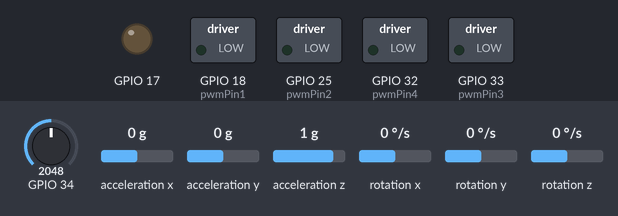
Bench run of a sketch on a simulated ESP32. Shown: switched loads named in the sketch (green lamp = pin HIGH), output pins drawn as LEDs (lit = HIGH). Wiring (inferred from the names in the program): MPU-6050 motion sensor at I2C address 0x68. Dashed ring = blinking. Inputs (shaded band) come from the test bench; at power-on: GPIO 34 = 2048, acceleration x 0 g, acceleration y 0 g, acceleration z 1 g, rotation x 0 °/s, rotation y 0 °/s, rotation z 0 °/s.

Above: at 17.3 s.
17.4 s: GPIO 34 set to 1940
At 17.74 s:
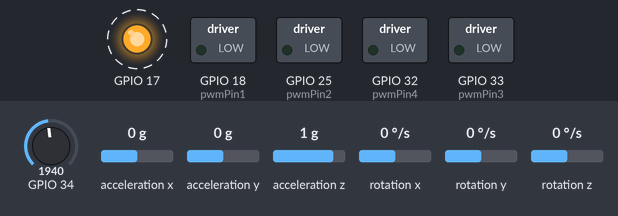
Timing chart, 0 to 26.4 s (numbered marks = the images above; inputs shaded):
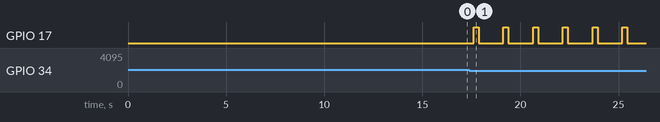

The sketch:

mini_drone_ver_2.ino
```cpp
///////////////////////////////////////////////////////////////////////////////////////
#include <Wire.h>
#include <WiFi.h>
#include <WiFiUdp.h>
// #include <soc/soc.h>
// #include <soc/rtc_cntl_reg.h>

String SSID = "Drony";
String Password = "11223344";

IPAddress App_IP(192, 168, 4, 2);

WiFiUDP UDP;
unsigned int UDP_Port = 12345;
int CH_1, CH_2, CH_3, CH_4;
float Pr, I, D, A, RT, PT;

#define frequency 8000
#define resolution 8
#define pwmPin1 18
#define pwmPin2 25
#define pwmPin3 33
#define pwmPin4 32
#define m1_channel 0
#define m2_channel 1
#define m3_channel 2
#define m4_channel 3

///////////////////////////////////////////////////////////////////////////////////////////////////////////////////////////////////////
//PID gain and limit settings
///////////////////////////////////////////////////////////////////////////////////////////////////////////////////////////////////////
float pid_p_gain_roll = 1.3;               //Gain setting for the pitch and roll P-controller (default = 1.3).
float pid_i_gain_roll = 0.04;              //Gain setting for the pitch and roll I-controller (default = 0.04).
float pid_d_gain_roll = 18.0;              //Gain setting for the pitch and roll D-controller (default = 18.0).
int pid_max_roll = 50;                    //Maximum output of the PID-controller (+/-).

float pid_p_gain_pitch = pid_p_gain_roll;  //Gain setting for the pitch P-controller.
float pid_i_gain_pitch = pid_i_gain_roll;  //Gain setting for the pitch I-controller.
float pid_d_gain_pitch = pid_d_gain_roll;  //Gain setting for the pitch D-controller.
int pid_max_pitch = pid_max_roll;          //Maximum output of the PID-controller (+/-).

float pid_p_gain_yaw = 4.0;                //Gain setting for the yaw P-controller (default = 4.0).
float pid_i_gain_yaw = 0.02;               //Gain setting for the yaw I-controller (default = 0.02).
float pid_d_gain_yaw = 0.0;                //Gain setting for the yaw D-controller (default = 0.0).
int pid_max_yaw = 50;                     //Maximum output of the PID-controller (+/-).

uint8_t gyro_address = 0x68;               //The I2C address of the MPU-6050 is 0x68 in hexadecimal form.

///////////////////////////////////////////////////////////////////////////////////////////////////////////////////////////////////////
//Declaring global variables
///////////////////////////////////////////////////////////////////////////////////////////////////////////////////////////////////////
int16_t MotorInput1, MotorInput2, MotorInput3, MotorInput4;
int16_t throttle, cal_int;
int16_t acc_x, acc_y, acc_z;
int16_t gyro_pitch, gyro_roll, gyro_yaw;

int32_t acc_total_vector;
int32_t gyro_roll_cal, gyro_pitch_cal, gyro_yaw_cal;

uint32_t loop_timer;

float roll_level_adjust, pitch_level_adjust;
float pid_error_temp;
float pid_i_mem_roll, pid_roll_setpoint, gyro_roll_input, pid_output_roll, pid_last_roll_d_error;
float pid_i_mem_pitch, pid_pitch_setpoint, gyro_pitch_input, pid_output_pitch, pid_last_pitch_d_error;
float pid_i_mem_yaw, pid_yaw_setpoint, gyro_yaw_input, pid_output_yaw, pid_last_yaw_d_error;
float angle_roll_acc, angle_pitch_acc, angle_pitch, angle_roll, angle_yaw;

uint8_t error;
float battery_voltage;
unsigned long error_timer = 0;   // to store millis timing
int error_counter = 0;           // counts number of flashes
int error_led = 0;               // LED state flag

///////////////////////////////////////////////////////////////////////////////////////////////////////////////////////////////////////
//Setup routine
///////////////////////////////////////////////////////////////////////////////////////////////////////////////////////////////////////
void setup() {
  // Serial.begin(115200);                                                     // disable this while flying
  // WRITE_PERI_REG(RTC_CNTL_BROWN_OUT_REG,0);
  ledcAttachChannel(pwmPin1, frequency, resolution, 0);
  ledcAttachChannel(pwmPin2, frequency, resolution, 1);
  ledcAttachChannel(pwmPin3, frequency, resolution, 2);
  ledcAttachChannel(pwmPin4, frequency, resolution, 3);

  WiFi.softAP(SSID, Password, 11);
  UDP.begin(UDP_Port);

  pinMode(17,OUTPUT);
  //Check if the MPU-6050 is responding.
  Wire.begin();                                                //Start the I2C as master

  Wire.beginTransmission(gyro_address);                        //Start communication with the MPU-6050.
  error = Wire.endTransmission();                              //End the transmission and register the exit status.
  while (error != 0) {                    // Stay here if MPU-6050 did not respond
    error = 1;                                                  //Set the error status to 1.
    error_signal();                                             //Show the error via the red LED.
    delay(4);                                                   //Simulate a 250Hz refresch rate as like the main loop.
  }

  battery_voltage = (float)analogRead(34)/4095*3.3*2.157;
  while(battery_voltage<=3.5){
    error = 2;                                                  //Set the error status to 1.
    error_signal();                                             //Show the error via the red LED.
    delay(4);
  }
  gyro_setup();                                                 //Initialize the gyro and set the correct registers.
  delay(5000);
  calibrate_gyro();                                             //Calibrate the gyro offset.
  loop_timer = micros();                                        //Set the timer for the first loop.
}

///////////////////////////////////////////////////////////////////////////////////////////////////////////////////////////////////////
//Main program loop
///////////////////////////////////////////////////////////////////////////////////////////////////////////////////////////////////////
void loop() {
  battery_voltage = battery_voltage * 0.92 + ((float)analogRead(34)/4095*3.3*2.157*0.08 );
  if (battery_voltage < 3.5)error = 1;
  error_signal();
  gyro_signalen();                                                                 //Read the gyro and accelerometer data.
  //65.5 = 1 deg/sec (check the datasheet of the MPU-6050 for more information).
  gyro_roll_input = (gyro_roll_input * 0.7) + (((float)gyro_roll / 65.5) * 0.3);   //Gyro pid input is deg/sec.
  gyro_pitch_input = (gyro_pitch_input * 0.7) + (((float)gyro_pitch / 65.5) * 0.3);//Gyro pid input is deg/sec.
  gyro_yaw_input = (gyro_yaw_input * 0.7) + (((float)gyro_yaw / 65.5) * 0.3);      //Gyro pid input is deg/sec.

  //Gyro angle calculations
  angle_pitch += (float)gyro_pitch * 0.0000611;                                    //Calculate the traveled pitch angle.
  angle_roll += (float)gyro_roll * 0.0000611;                                      //Calculate the traveled roll angle.
  angle_yaw += (float)gyro_yaw * 0.0000611;                                        //Calculate the traveled yaw angle.
  if (angle_yaw < 0) angle_yaw += 360;
  else if (angle_yaw >= 360) angle_yaw -= 360;

  //Transfer roll/pitch due to yaw
  angle_pitch -= angle_roll * sin((float)gyro_yaw * 0.000001066);
  angle_roll += angle_pitch * sin((float)gyro_yaw * 0.000001066);

  //Accelerometer angle calculations
  acc_total_vector = sqrt((acc_x * acc_x) + (acc_y * acc_y) + (acc_z * acc_z));
  if (abs(acc_y) < acc_total_vector) {
    angle_pitch_acc = asin((float)acc_y / acc_total_vector) * 57.296;
  }
  if (abs(acc_x) < acc_total_vector) {
    angle_roll_acc = asin((float)acc_x / acc_total_vector) * 57.296;
  }

  angle_pitch = angle_pitch * 0.9996 + angle_pitch_acc * 0.0004;
  angle_roll = angle_roll * 0.9996 + angle_roll_acc * 0.0004;

  pitch_level_adjust = angle_pitch * 15;
  roll_level_adjust = angle_roll * 15;

  if (UDP.parsePacket()) {
    char packetBuffer[64];
    int len = UDP.read(packetBuffer, sizeof(packetBuffer) - 1);
    if (len > 0) {
      packetBuffer[len] = '\0';
      if (sscanf(packetBuffer, "%d,%d,%d,%d,%f,%f,%f,%f,%f,%f",
                 &CH_1, &CH_2, &CH_3, &CH_4, &Pr, &I, &D, &A, &RT, &PT) != 10) {
        Serial.println("Parsing failed!");
        return;
      }
    }
  }

  pid_roll_setpoint = 250*(CH_1-127)/127;
  pid_pitch_setpoint = -250*(CH_2-127)/127;
  throttle = CH_3;
  pid_yaw_setpoint = 250*(CH_4-127)/127;
  pid_yaw_setpoint = 0;

  calculate_pid();


  if (throttle > 240) throttle = 240;
  MotorInput1 = throttle - pid_output_pitch + pid_output_roll - pid_output_yaw;
  MotorInput2 = throttle + pid_output_pitch + pid_output_roll + pid_output_yaw;
  MotorInput3 = throttle + pid_output_pitch - pid_output_roll - pid_output_yaw;
  MotorInput4 = throttle - pid_output_pitch - pid_output_roll + pid_output_yaw;

  if (MotorInput1 < 10) MotorInput1 = 10;
  if (MotorInput2 < 10) MotorInput2 = 10;
  if (MotorInput3 < 10) MotorInput3 = 10;
  if (MotorInput4 < 10) MotorInput4 = 10;

  if (MotorInput1 > 250) MotorInput1 = 240;
  if (MotorInput2 > 250) MotorInput2 = 240;
  if (MotorInput3 > 250) MotorInput3 = 240;
  if (MotorInput4 > 250) MotorInput4 = 240;

  if (throttle < 10) {
    MotorInput1 = 0;
    MotorInput2 = 0;
    MotorInput3 = 0;
    MotorInput4 = 0;
    reset_pid();
  }

  ledcWrite(pwmPin1, MotorInput1);
  ledcWrite(pwmPin2, MotorInput2);
  ledcWrite(pwmPin3, MotorInput3);
  ledcWrite(pwmPin4, MotorInput4);

  if (micros() - loop_timer > 4050) {
    Serial.println("Loop overrun!");
  }
  while (micros() - loop_timer < 4000);
  loop_timer = micros();
}
```

calculate_pid.ino
```cpp
///////////////////////////////////////////////////////////////////////////////////////////////////////////////////////////////////////
//PID calculation
///////////////////////////////////////////////////////////////////////////////////////////////////////////////////////////////////////
void calculate_pid(void) {
  pid_roll_setpoint -= roll_level_adjust;
  pid_roll_setpoint /= 3.0;
  pid_pitch_setpoint -= pitch_level_adjust;
  pid_pitch_setpoint /= 3.0;
  pid_yaw_setpoint = pid_yaw_setpoint/3;

  //Roll
  pid_error_temp = gyro_roll_input - pid_roll_setpoint;
  pid_i_mem_roll += pid_i_gain_roll * pid_error_temp;
  if (pid_i_mem_roll > pid_max_roll) pid_i_mem_roll = pid_max_roll;
  else if (pid_i_mem_roll < -pid_max_roll) pid_i_mem_roll = -pid_max_roll;

  pid_output_roll = pid_p_gain_roll * pid_error_temp + pid_i_mem_roll +
                    pid_d_gain_roll * (pid_error_temp - pid_last_roll_d_error);
  if (pid_output_roll > pid_max_roll) pid_output_roll = pid_max_roll;
  else if (pid_output_roll < -pid_max_roll) pid_output_roll = -pid_max_roll;
  pid_last_roll_d_error = pid_error_temp;

  //Pitch
  pid_error_temp = gyro_pitch_input - pid_pitch_setpoint;
  pid_i_mem_pitch += pid_i_gain_pitch * pid_error_temp;
  if (pid_i_mem_pitch > pid_max_pitch) pid_i_mem_pitch = pid_max_pitch;
  else if (pid_i_mem_pitch < -pid_max_pitch) pid_i_mem_pitch = -pid_max_pitch;

  pid_output_pitch = pid_p_gain_pitch * pid_error_temp + pid_i_mem_pitch +
                     pid_d_gain_pitch * (pid_error_temp - pid_last_pitch_d_error);
  if (pid_output_pitch > pid_max_pitch) pid_output_pitch = pid_max_pitch;
  else if (pid_output_pitch < -pid_max_pitch) pid_output_pitch = -pid_max_pitch;
  pid_last_pitch_d_error = pid_error_temp;

  //Yaw
  pid_error_temp = gyro_yaw_input - pid_yaw_setpoint;
  pid_i_mem_yaw += pid_i_gain_yaw * pid_error_temp;
  if (pid_i_mem_yaw > pid_max_yaw) pid_i_mem_yaw = pid_max_yaw;
  else if (pid_i_mem_yaw < -pid_max_yaw) pid_i_mem_yaw = -pid_max_yaw;

  pid_output_yaw = pid_p_gain_yaw * pid_error_temp + pid_i_mem_yaw +
                   pid_d_gain_yaw * (pid_error_temp - pid_last_yaw_d_error);
  if (pid_output_yaw > pid_max_yaw) pid_output_yaw = pid_max_yaw;
  else if (pid_output_yaw < -pid_max_yaw) pid_output_yaw = -pid_max_yaw;
  pid_last_yaw_d_error = pid_error_temp;
}

void reset_pid(void) {
  pid_i_mem_roll = 0; pid_last_roll_d_error = 0; pid_output_roll = 0;
  pid_i_mem_pitch = 0; pid_last_pitch_d_error = 0; pid_output_pitch = 0;
  pid_i_mem_yaw = 0; pid_last_yaw_d_error = 0; pid_output_yaw = 0;
}
```

error_signal.ino
```cpp
void green_led(int8_t level) {
  digitalWrite(17, level);           //When using the BluePill the output should not be inverted.
}

///////////////////////////////////////////////////////////////////////////////////////////////////////////////////////////////////////
//In this part the error LED signal is generated.
///////////////////////////////////////////////////////////////////////////////////////////////////////////////////////////////////////
void error_signal(void) {
  if (error >= 100) green_led(HIGH);                                                         //When the error is 100 the LED is always on.
  else if (error_timer < millis()) {                                                       //If the error_timer value is smaller that the millis() function.
    error_timer = millis() + 250;                                                          //Set the next error_timer interval at 250ms.
    if (error > 0 && error_counter > error + 3) error_counter = 0;                         //If there is an error to report and the error_counter > error +3 reset the error.
    if (error_counter < error && error_led == 0 && error > 0) {                            //If the error flash sequence isn't finisched (error_counter < error) and the LED is off.
      green_led(HIGH);                                                                       //Turn the LED on.
      error_led = 1;                                                                       //Set the LED flag to indicate that the LED is on.
    }
    else {                                                                                 //If the error flash sequence isn't finisched (error_counter < error) and the LED is on.
      green_led(LOW);                                                                        //Turn the LED off.
      error_counter++;                                                                     //Increment the error_counter variable by 1 to keep trach of the flashes.
      error_led = 0;                                                                       //Set the LED flag to indicate that the LED is off.
    }
  }
}
```

gyro.ino
```cpp
///////////////////////////////////////////////////////////////////////////////////////////////////////////////////////////////////////
//Setup MPU6050 registers
///////////////////////////////////////////////////////////////////////////////////////////////////////////////////////////////////////
void gyro_setup(void) {
  Wire.beginTransmission(gyro_address);
  Wire.write(0x6B);
  Wire.write(0x00);
  Wire.endTransmission();

  Wire.beginTransmission(gyro_address);
  Wire.write(0x1B);
  Wire.write(0x08);
  Wire.endTransmission();

  Wire.beginTransmission(gyro_address);
  Wire.write(0x1C);
  Wire.write(0x10);
  Wire.endTransmission();

  Wire.beginTransmission(gyro_address);
  Wire.write(0x1A);
  Wire.write(0x03);
  Wire.endTransmission();
}

///////////////////////////////////////////////////////////////////////////////////////////////////////////////////////////////////////
//Gyro calibration
///////////////////////////////////////////////////////////////////////////////////////////////////////////////////////////////////////
void calibrate_gyro(void) {
  gyro_roll_cal = gyro_pitch_cal = gyro_yaw_cal = 0;
  for (cal_int = 0; cal_int < 2000; cal_int++) {
    gyro_signalen();
    gyro_roll_cal += gyro_roll;
    gyro_pitch_cal += gyro_pitch;
    gyro_yaw_cal += gyro_yaw;
    delay(4);
  }
  gyro_roll_cal /= 2000;
  gyro_pitch_cal /= 2000;
  gyro_yaw_cal /= 2000;
}

///////////////////////////////////////////////////////////////////////////////////////////////////////////////////////////////////////
//Read raw gyro and accelerometer data
///////////////////////////////////////////////////////////////////////////////////////////////////////////////////////////////////////
void gyro_signalen(void) {
  Wire.beginTransmission(gyro_address);
  Wire.write(0x3B);
  Wire.endTransmission();
  Wire.requestFrom(gyro_address, 14);

  acc_y = Wire.read() << 8 | Wire.read();
  acc_x = Wire.read() << 8 | Wire.read();
  acc_z = Wire.read() << 8 | Wire.read();
  Wire.read(); Wire.read(); // temperature, ignored
  gyro_roll = Wire.read() << 8 | Wire.read();
  gyro_pitch = Wire.read() << 8 | Wire.read();
  gyro_yaw = Wire.read() << 8 | Wire.read();

  gyro_pitch *= -1;
  gyro_yaw *= -1;

  if (cal_int >= 2000) {
    gyro_roll -= gyro_roll_cal;
    gyro_pitch -= gyro_pitch_cal;
    gyro_yaw -= gyro_yaw_cal;
  }
}
```

Measured:
- the behaviour switches between 2014 and 2013 on GPIO 34 (found by bisection; images 0 and 1)
- after the input at 17.4 s, GPIO 17: alternates HIGH for 0.25 s and LOW for 1.3 s, starting after 0.22 s
